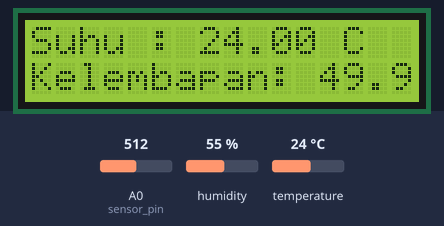
Recording of a sketch running on a simulated ESP8266 (NodeMCU). Parts: 16×2 character LCD. The test bench sets the inputs (shaded band); at power-on: temperature 24 °C, A0 (sensor_pin) = 512, humidity 55 %. What the sketch prints to the serial monitor is not drawn.

Above: at 1.2 s.
1.3 s: temperature set to 12 °C
At 3.4 s:
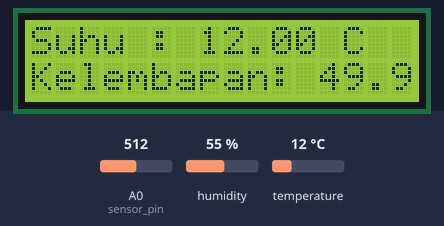
3.7 s: A0 (sensor_pin) set to 716
At 4.8 s:
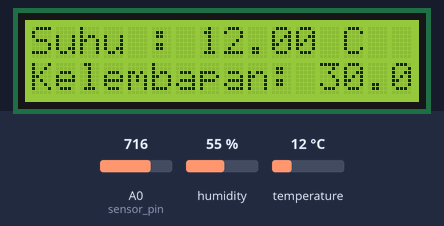
5.7 s: temperature set to 19 °C
At 7.2 s:
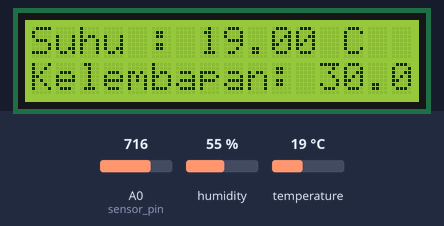
7.8 s: A0 (sensor_pin) set to 900
At 9.6 s:
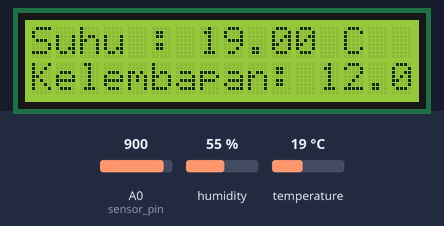
9.9 s: temperature set to 28 °C
At 11.7 s:
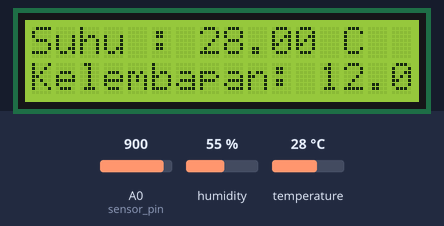
12.0 s: A0 (sensor_pin) set to 1023
At 13.1 s:
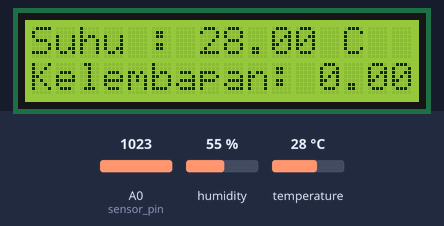
Timing chart, 0 to 15.0 s (numbered marks = the images above; inputs shaded):
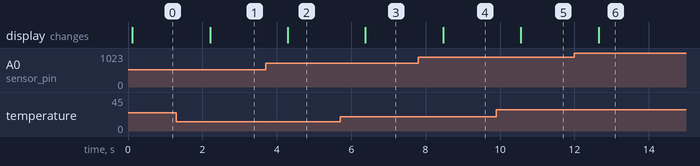

Measured:
- after the input at 1.3 s, the display: changes after 0.91 s (image 1)
- after the input at 3.7 s, the display: changes after 0.60 s (image 2)
- after the input at 5.7 s, the display: changes after 0.68 s (image 3)
- after the input at 7.8 s, the display: changes after 0.67 s (image 4)
- after the input at 9.9 s, the display: changes after 0.66 s (image 5)
- after the input at 12.0 s, the display: changes after 0.65 s (image 6)

The sketch:

Media_V_1.0.ino
```cpp
#include "DHT.h"
#include <LiquidCrystal_I2C.h>
#include <Wire.h>

#define DHTPIN D7
#define DHTTYPE DHT11
#define sensor_pin A0

DHT dht(DHTPIN, DHTTYPE);
LiquidCrystal_I2C lcd(0x27, 16, 2);

void setup() {
  Serial.begin(9600);
  dht.begin();
  lcd.begin();
}

void loop() {
  float moisture_percentage;
  float h = dht.readHumidity();
  float t = dht.readTemperature();

  moisture_percentage = ( 100.00 - ( (analogRead(sensor_pin)/1023.00) * 100.00 ) );

  lcd.backlight();
  lcd.setCursor(0, 0);
  lcd.print("Suhu : ");
  lcd.setCursor(7, 0);
  lcd.print(t);
  lcd.setCursor(13, 0);
  lcd.print("C ");
  lcd.setCursor(0, 1);
  lcd.print("Kelembapan:");
  lcd.setCursor(12, 1);
  lcd.print(moisture_percentage);

  Serial.println(moisture_percentage);
  Serial.println(h);
  Serial.println(t);

  delay(1000);
}
```
